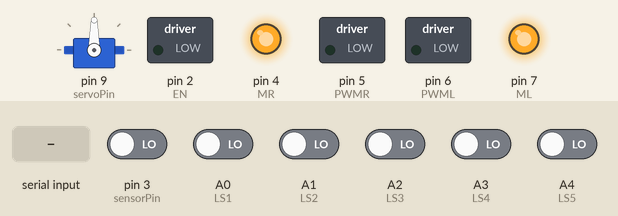
Recording of a sketch running on a simulated Arduino Uno, built with avr-gcc and run on an emulated ATmega328P. On the bench: servo, switched loads named in the sketch (green lamp = pin HIGH), output pins drawn as LEDs (lit = HIGH). The test bench sets the inputs (shaded band); at power-on: A0 (LS1), A1 (LS2), A2 (LS3), A3 (LS4), A4 (LS5), pin 3 (sensorPin) LOW.

Above: at 1.2 s.
1.3 s: "W" received over Serial
At 2.5 s:
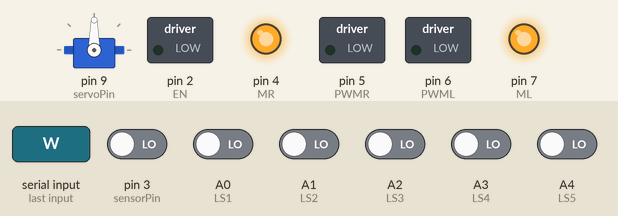
2.9 s: "S" received over Serial
At 3.7 s:
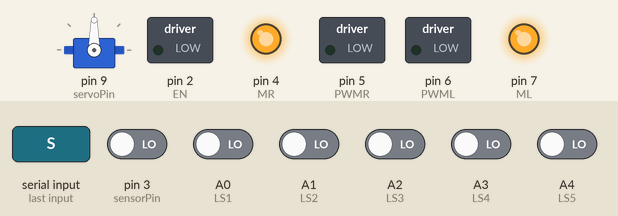
4.4 s: "A" received over Serial
At 4.8 s:
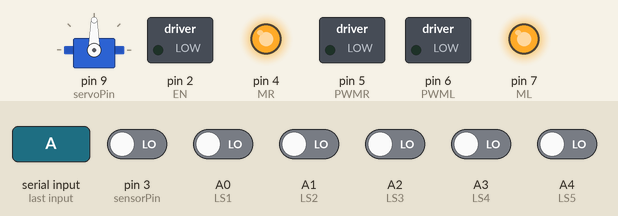
5.9 s: "D" received over Serial
At 7.1 s:
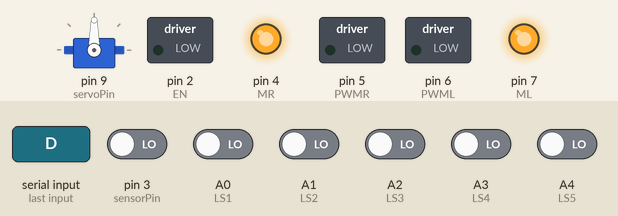
7.4 s: "F" received over Serial
At 8.3 s:
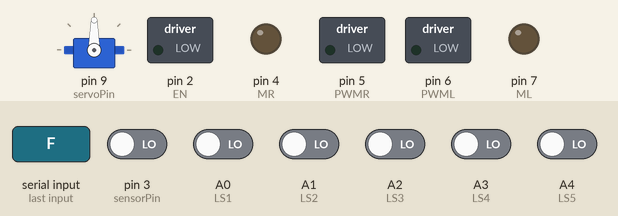
Timing chart, 0 to 9.9 s (numbered marks = the images above; inputs shaded):
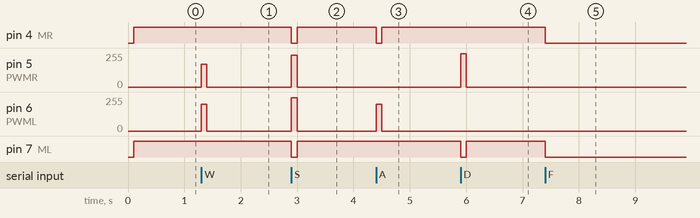

The sketch:

Line_following.ino
```cpp
//BLUETOOTH
int EN = 2;        // initialize pin for bluetooth
char button;          // variable data for bluetooth to receive
int TIMEOUT = 100; // initialize TIMEOUT to 0.1 sec
unsigned long startTime = 0; // initialize startTime variable

//MOTOR - pin initialization for motor
int ML = 7; // Direction Motor 1
int PWML = 6; //PWM Motor 1
int MR = 4; // Direction Motor 1
int PWMR = 5; //PWM Motor 2

//SERVO
#include <Servo.h> // include servo library
Servo myservo;     // create servo object to control a servo
int servoPin = 9;  // declare servo pin to pin 9

//LINE SENSOR
const int LS1 = A0;
const int LS2 = A1;
const int LS3 = A2;
const int LS4 = A3;
const int LS5 = A4;  // initialize all pins for line sensors

int DS_1 = 0;
int DS_2 = 0;
int DS_3 = 0;
int DS_4 = 0;
int DS_5 = 0; // declare all sensors value to 0
int memory; // variable to store last data memory of sensor

//PROXIMITY SENSOR
 const int sensorPin = 3; // declare sensor pin to pin 3
int sensorVal; // variable to store value of sensor

void forward( int pwm_left, int pwm_right)
{
  //right tyre
  digitalWrite(MR, HIGH); //direction
  analogWrite(PWMR, pwm_right); //speed control
  //left tyre
  digitalWrite(ML, HIGH); //direction
  analogWrite(PWML, pwm_left); //speed control
}

void backward( int pwm_left,int pwm_right){
  //right tyre
  digitalWrite(MR, LOW); //direction
  analogWrite(PWMR, pwm_right); //speed control
  //left tyre
  digitalWrite(ML, LOW); //direction
  analogWrite(PWML, pwm_left); //speed control
}

void left( int pwm_left,  int pwm_right)
{
  //right tyre
  digitalWrite(MR, LOW); //direction
  analogWrite(PWMR, pwm_right); //speed control
  //left tyre
  digitalWrite(ML, HIGH); //direction
  analogWrite(PWML, pwm_left); //speed control
}

void right( int pwm_left,  int pwm_right)
{
  //right tyre
  digitalWrite(MR,HIGH); //direction
  analogWrite(PWMR, pwm_right); //speed control
  //left tyre
  digitalWrite(ML, LOW); //direction
  analogWrite(PWML, pwm_left); //speed control
}

void stops()
{
  //right tyre
  digitalWrite(MR, LOW); //direction
  analogWrite(PWMR, 0); //speed control
  //left tyre
  digitalWrite(ML, LOW); //direction
  analogWrite(PWML, 0); //speed control
}
void FOLLOWLINE()
{
   do
  {
    //LS
    DS_1 = digitalRead(LS1);
    DS_2 = digitalRead(LS2);
    DS_3 = digitalRead(LS3);
    DS_4 = digitalRead(LS4);
    DS_5 = digitalRead(LS5);

    //PROXIMITY SENSOR
    sensorVal = digitalRead(sensorPin); // sensorVal = read state of sensor (LOW or HIGH)

    if ( sensorVal == LOW) { // if sensor detects obstacle, enter this condition

      int pwm_left;
      int pwm_right;
      // Stop
      digitalWrite(MR, LOW); //direction
      analogWrite(PWMR, 0); //speed control
      digitalWrite(ML, LOW); //direction
      analogWrite(PWML, 0); //speed control
      delay(1050); //delay for 1.05 sec

      //Left
      //right tyre
      digitalWrite(MR, LOW); //direction
      analogWrite(PWMR, pwm_right); //speed control
      //left tyre
      digitalWrite(ML, HIGH); //direction
      analogWrite(PWML, pwm_left); //speed control

      //Right
      //right tyre
      digitalWrite(MR,HIGH); //direction
      analogWrite(PWMR, pwm_right); //speed control
      //left tyre
      digitalWrite(ML, LOW); //direction
      analogWrite(PWML, pwm_left); //speed control
      }

    else { // if sensor detects no obstacle, enter this condition

      if( DS_1 ==1)//10000
  {
    left(100,150);
  }
  else if( DS_2 ==1)//01000
  {
    left(100,180);
  }
 else if( DS_2 ==1 && DS_3 ==1 || DS_1==1 && DS_2==1 )//01100-11000
  {
    left(100,100);
  }

  else if(DS_3 ==1)//00100
  {
    forward(190,170);
  }
  else if( DS_1 ==1 && DS_2 ==1 && DS_3 ==1 && DS_4 ==1 && DS_5 ==1)//11111
  {
     forward(200,170) ;
  }
   else if(DS_2 ==1 && DS_3 ==1 && DS_4 ==1)//01110
  {
      forward(200,170);
  }

  else if(DS_5 ==1)//00001
  {
    right(200,170);
    }
    else if(DS_4 ==1)//00010
   {
     right(200,180);
   }
   else if(DS_3 ==1 && DS_4 ==1 || DS_5==1 && DS_4==1)//00110-00011
   {
     right(100,150);
   }
  }
  } while(1); // continue to loop while the condition is true
}

 void setup() {

  //BLUETOOTH
  pinMode(EN, OUTPUT); // set bluetooth as output
  Serial.begin(38400);

  //MOTOR
  pinMode(MR,OUTPUT); // set right motor as output
  pinMode(PWMR, OUTPUT);
  pinMode(ML, OUTPUT); // set left motor as output
  pinMode(PWML, OUTPUT);

  //SERVO
  myservo.attach(servoPin);
  // attaches the servo on pin 3 to the servo object

  //LSS05
  pinMode(LS1, INPUT);
  pinMode(LS2, INPUT);
  pinMode(LS3, INPUT);
  pinMode(LS4, INPUT);
  pinMode(LS5, INPUT); //declare pins as INPUT for line sensors

  //PROXIMITY SENSOR
  pinMode(sensorPin, INPUT); // initialize the sensor pin as an input

}

void loop() {
 // forward(100,100);
  //BLUETOOTH
 digitalWrite(EN, LOW); // enable receiving data
//LineFollow();
  if (Serial.available() > 0) // condition when receiving data
  {
    button = Serial.read(); // button = read the incoming data
    startTime = millis();

   //MANUAL MODE
    if( button == 'W' ) { // if data received equal to 'W', MOVE FORWARD
    forward(200, 170);
   }

    else if( button == 'S' ) {  // if data received equal to 'S', MOVE BACKWARD
    backward(250, 240);
   }

   else if( button == 'A' ) {  // if data received equal to 'A', MOVE LEFT
    left(200, 0);
   }

   else if( button == 'D' )  { // if data received equal to 'D', MOVE RIGHT
    right(0, 250);
   }
    else if( button == 'F')
    {  FOLLOWLINE();
    }
   else if (button == 'Z') { // if data received equal to 'Z', servo moves up at angle 30°
     myservo.write(0);
    }

   else if (button == 'X') { // if data received equal to 'X', servo moves down at angle 130°
      myservo.write(45);
    }
   else if (button == 'C') { // if data received equal to 'C', servo moves down at angle 130°
      myservo.write(90);
    }
 }

  else if((millis()-startTime) >= TIMEOUT) { // if no data received within 0.1 sec, motor stop
     forward(0, 0);
  }
}
```

Measured:
- after the input at 1.3 s, pin 5 (PWMR): 0/255 → 170/255 at once, → 0/255 0.10 s later; pin 6 (PWML): 0/255 → 200/255 at once, → 0/255 0.10 s later
- after the input at 2.9 s, pin 4 (MR), pin 7 (ML): HIGH → LOW at once, → HIGH 0.10 s later; pin 5 (PWMR): 0/255 → 240/255 at once, → 0/255 0.10 s later; pin 6 (PWML): 0/255 → 250/255 at once, → 0/255 0.10 s later
- after the input at 4.4 s, pin 4 (MR): HIGH → LOW at once, → HIGH 0.10 s later; pin 6 (PWML): 0/255 → 200/255 at once, → 0/255 0.10 s later
- after the input at 5.9 s, pin 5 (PWMR): 0/255 → 250/255 at once, → 0/255 0.10 s later; pin 7 (ML): HIGH → LOW at once, → HIGH 0.10 s later
- after the input at 7.4 s, pin 4 (MR), pin 7 (ML): HIGH → LOW at once
